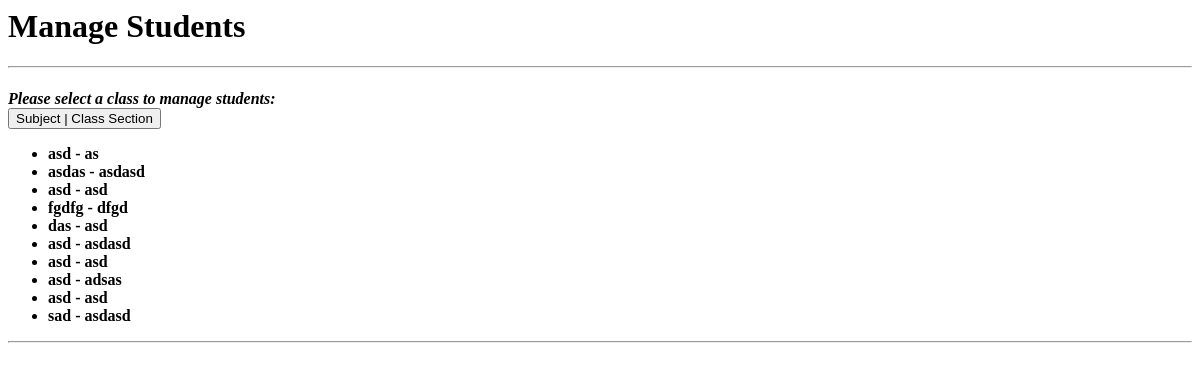
/defaultstudentview/ (signed in), run on an earlier commit of the app's database.
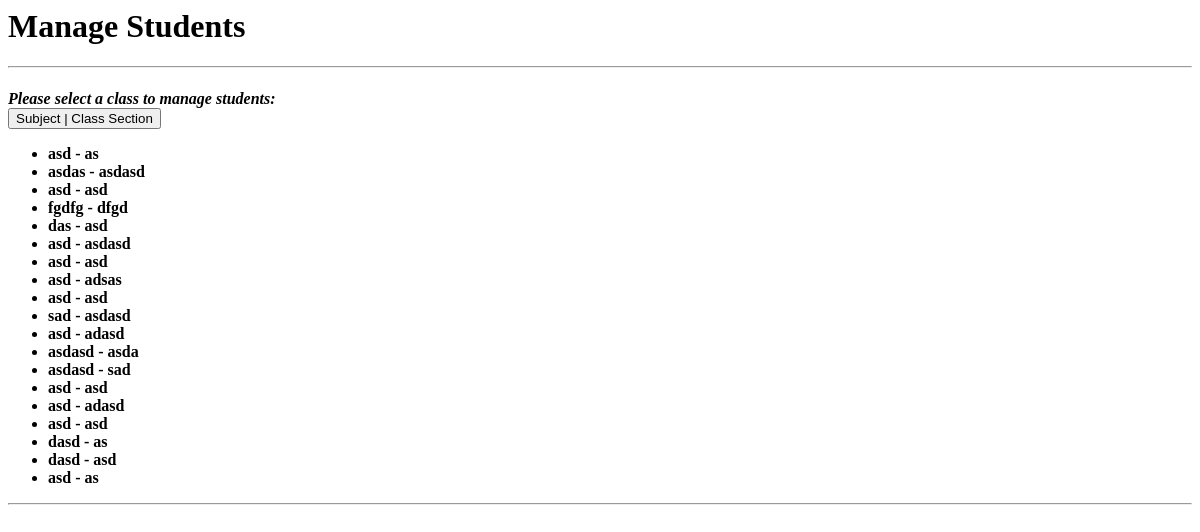
And on a later commit of the database.
### classrecord/models.py (models this page shows, shortened)
class Class(models.Model):
    name = models.CharField(max_length=200)
    section = models.CharField(max_length=200)
    subject_type = models.ForeignKey(SubjectType, default=1)
    user = models.ForeignKey(User)
    hidden = models.CharField(max_length=2, default=0)

### classrecord/views.py (the view)
# urls.py: url(r'^defaultstudentview/$', defaultstudentview),
def defaultstudentview(request):
    userid = request.user.id
    user_instance = User.objects.get(id=userid)
    classes = Class.objects.filter(user=user_instance, hidden=0)
    return render(request, 'partials/defaultstudentview.html', {'classes': classes})

### templates/partials/defaultstudentview.html (shortened to what this page needs)
<div class="col-xs-12 text-center"><h1 class="contenttitle">Manage Students</h1><hr></div>
<div class="col-xs-12 text-center">
    <h4 class="contenttitle">
        <span class="col-xs-12"><i>Please select a class to manage students:</i> <div id="" class="btn-group eyey">
              <button class="btn btn-primary dropdown-toggle" type="button" data-toggle="dropdown" aria-haspopup="true" aria-expanded="false">
                Subject | Class Section
              </button>
              <ul class="dropdown-menu">
                  {% for class in classes %}
                    <li class="li-selection" onclick="viewClass({{ class.id }})">{{ class.name }} - {{ class.section }}</li>
                    {% endfor %}
              </ul>
             </div><hr></span>
    </h4>
</div>

What changed in the data, as far as the page shows it:
added Class: name "asd", section "adasd"
added Class: name "asdasd", section "asda"
added Class: name "asdasd", section "sad"
added Class: name "asd", section "asd"
added Class: name "asd", section "adasd"
added Class: name "asd", section "asd"
added Class: name "dasd", section "as"
added Class: name "dasd", section "asd"
added Class: name "asd", section "as"
